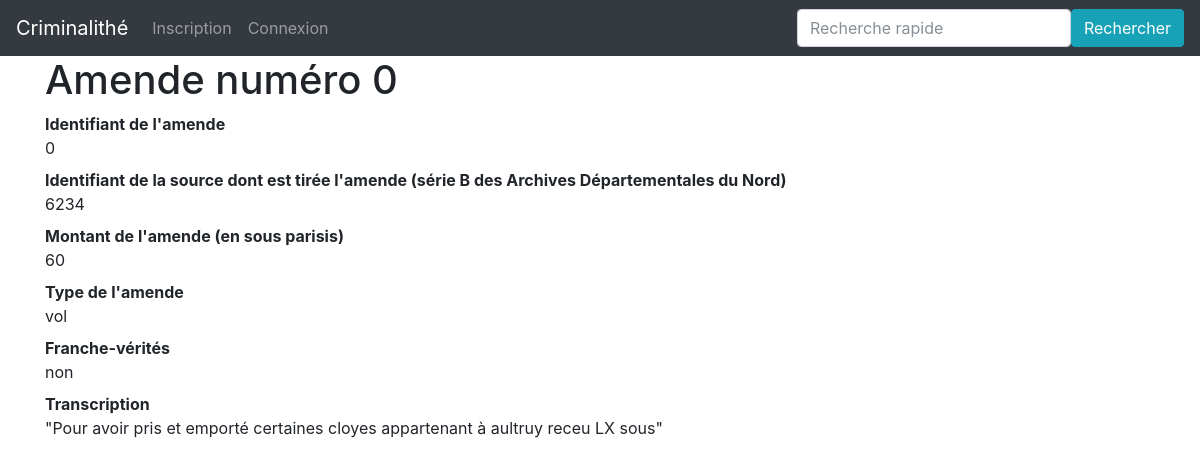
The app's page /amende/0 with its own data.
### app/modeles/donnees.py (models this page shows)
class Amendes(db.Model):
    amendes_id = db.Column(db.Integer, primary_key=True, unique=True, nullable=False, autoincrement=True)
    amendes_source_id = db.Column(db.Integer)
    amendes_montant = db.Column(db.Text)
    amendes_type = db.Column(db.Text)
    amendes_franche_verite = db.Column(db.Text)
    amendes_transcription = db.Column(db.Text)

### app/routes/__init__.py (the view)
@app.route("/amende/<int:amendes_id>")
def amende(amendes_id):
    amende_unique = Amendes.query.filter(Amendes.amendes_id==amendes_id).first()
    return render_template("pages/amende.html", amende=amende_unique)

### app/templates/pages/amende.html
{% extends "conteneur.html" %}
{% block corps %}
<h1>Amende numéro {{amende.amendes_id}}</h1>
<dl>
    <dt>Identifiant de l'amende</dt><dd>{{amende.amendes_id}}</dd>
    <dt>Identifiant de la source dont est tirée l'amende (série B des Archives Départementales du Nord)</dt><dd>{{amende.amendes_source_id}}</dd>
    <dt>Montant de l'amende (en sous parisis)</dt><dd>{{amende.amendes_montant}}</dd>
    <dt>Type de l'amende </dt><dd>{{amende.amendes_type}}</dd>
    <dt>Franche-vérités</dt><dd>{{amende.amendes_franche_verite}}</dd>
    <dt>Transcription</dt><dd>"{{amende.amendes_transcription}}"</dd>
</dl>
{% endblock %}

### records on screen
Amendes: amendes_id "0", amendes_source_id "6234", amendes_montant "60", amendes_type "vol", amendes_franche_verite "non", amendes_transcription "Pour avoir pris et emporté certaines cloyes appartenant à aultruy receu LX sous"
